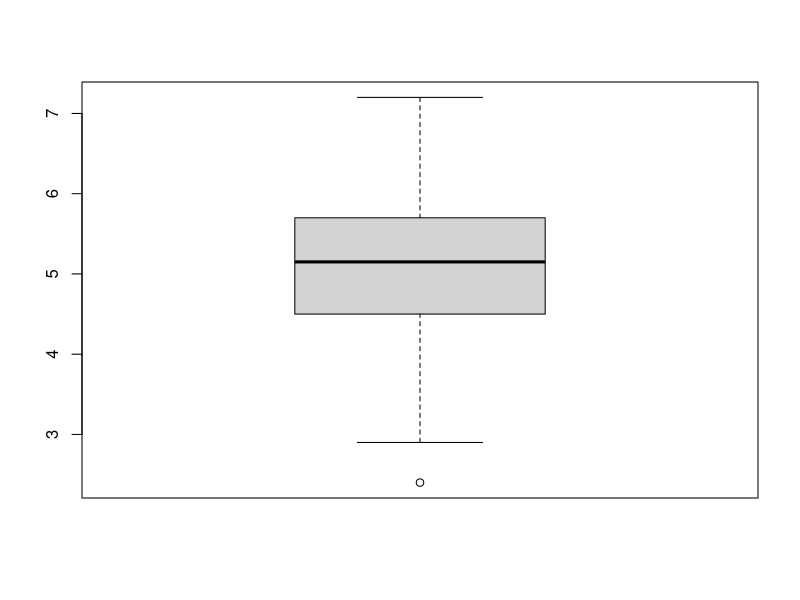
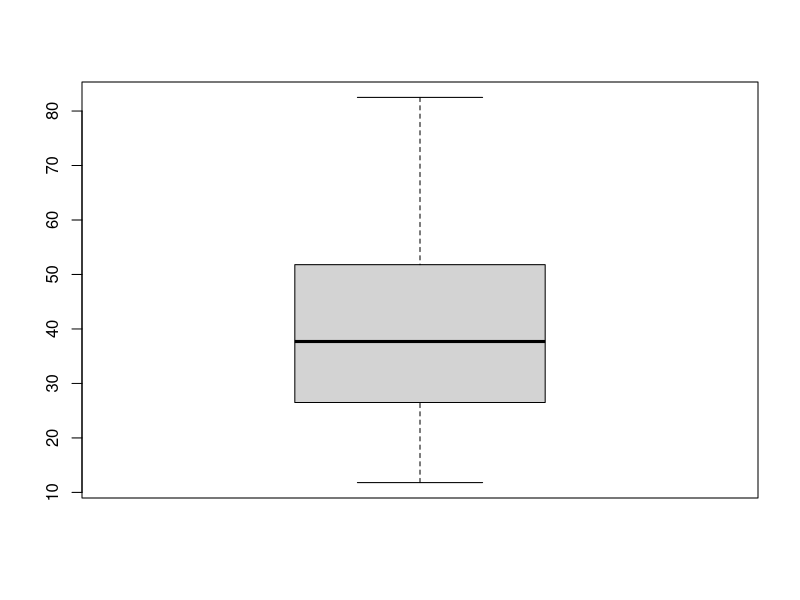
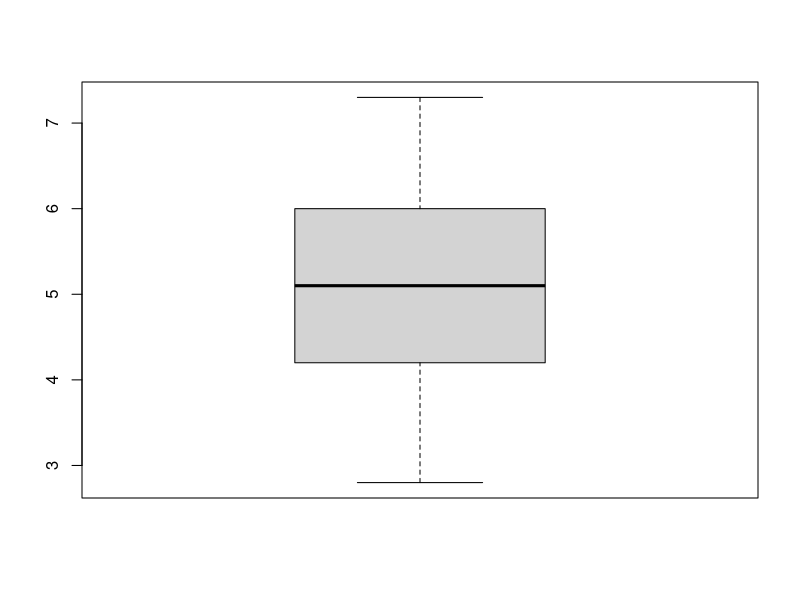
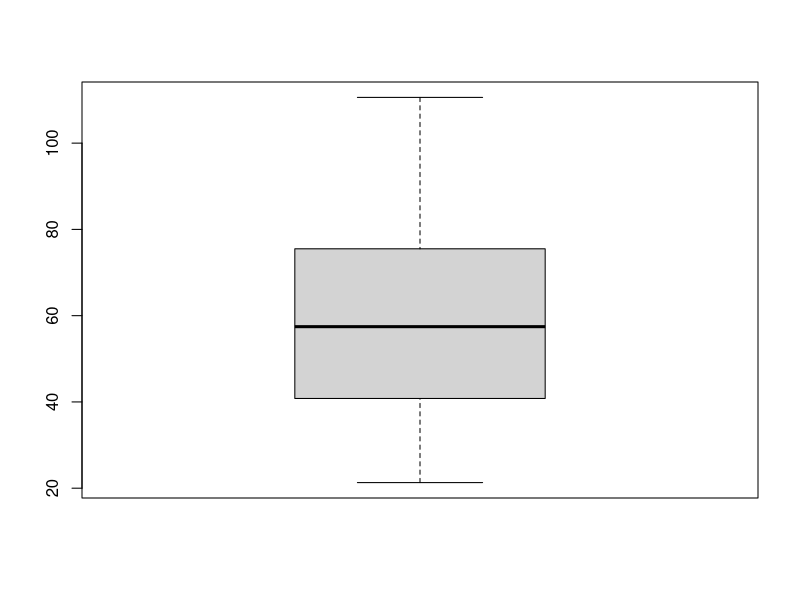

Source code (R) for these figures, in order: (Note: this script raises an error after producing the figures.)
#Q6 Import this csv file into an R object. What are the column names?

#run args() to find the arguments needed to read a csv file.
#In order to make an object, the data set needed to be saved under a name in environment. So for that, the name of the object will be given as "T"
#In oder to save the file as an object, run the command. R<-read.csv(file="tree_circumference,csv",header=true,sep=",")
#Then run the command to depict the table in console by typing R 
#In order to know the names of the columns in the cvs file, run the command colnames(R)
#This step will provide you with column names as characters. Characters are vectors.
args(read.csv)

R<-read.csv(file = "growth_data.csv",header = TRUE,sep = ",")
R

colnames(R)


#Q7 Calculate the mean and standard deviation of tree circumference at the start and end of the study at both sites.

#Use the function mean() and sd() to calculate the mean and sd in the Numerics. It shuould be noted that the column needed to be specified from the Table(R)
  #Make a subset for two sites(northeast and southwest). Name the subset as "Northeast" and "Southwest"
  #define the arguments you want to include in the subsets.
  #As for an example;In Northeast <-(R[R$Site=="northeast",]) - the name of the subset is Northeast. R is the table which include the data of cvs file. 
  #Define the column in the table using the symbol($).== syntax defines R$Site eqivalent to northeast.
  #"" syntax is used in northeast as northeast is a character. 
  #In, Northeast <-(R[R$Site=="northeast",]) the comma after "northeast" suggest that the function is run in all columns.

#Northeast
Northeast <-(R[R$Site=="northeast",])
Northeast
mean(Northeast$Circumf_2004_cm)
sd(Northeast$Circumf_2004_cm)
mean(Northeast$Circumf_2019_cm)
sd(Northeast$Circumf_2019_cm)


#Southwest
Southwest <-(R[R$Site=="southwest",])
Southwest
mean(Southwest$Circumf_2004_cm)
sd(Southwest$Circumf_2004_cm)
mean(Southwest$Circumf_2019_cm)
sd(Southwest$Circumf_2019_cm)




#Q8 Make a box plot of tree circumference at the start and end of the study at both sites.
 #use the function boxplot() to obtain the box plot for specific column.
 #since it is for both the sites, it is better to run the function by selecting Northeast and Southwest objects instead R.
 # The boxplot diagrams for both start and the end of the stduy  
boxplot(Northeast$Circumf_2004_cm)
boxplot(Northeast$Circumf_2019_cm)


boxplot(Southwest$Circumf_2004_cm)
boxplot(Southwest$Circumf_2019_cm)

#Q9 Calculate the mean growth over the past 10 years at each site.
 #run args() funtion to find the arguments needed for the rowMeans. 
 #The reason for the use of rowMeans is that this fucntion will produce the mean in considering the every row where as columns are being sellected.
 #column 4 and column 6 are specified as they hold data for a 10 years time period.

args(rowMeans)
rowMeans(Northeast[,c(4:6)])
rowMeans(Southwest[,c(4:6)])


#Q10 Use the t.test and wilcox.test functions to estimate the p-value that the 10 year growth is different at
##the two sites.

growth_Northeast<-c(Northeast[,c(4:6)])
growth_Northeast
is.character(growth_Northeast)
class(growth_Northeast)
as.factor(growth_Northeast)




p <-as.data.frame(growth_Northeast)
growth_Southwest <-c(Southwest[,c(4:6)])
q <-as.data.frame(growth_Southwest)
?t.test
args(t.test)



R$growthin10 <- rowMeans(R[,c(4:6)])
R
t.test(growthin10~R$Site,alternative="greater")

